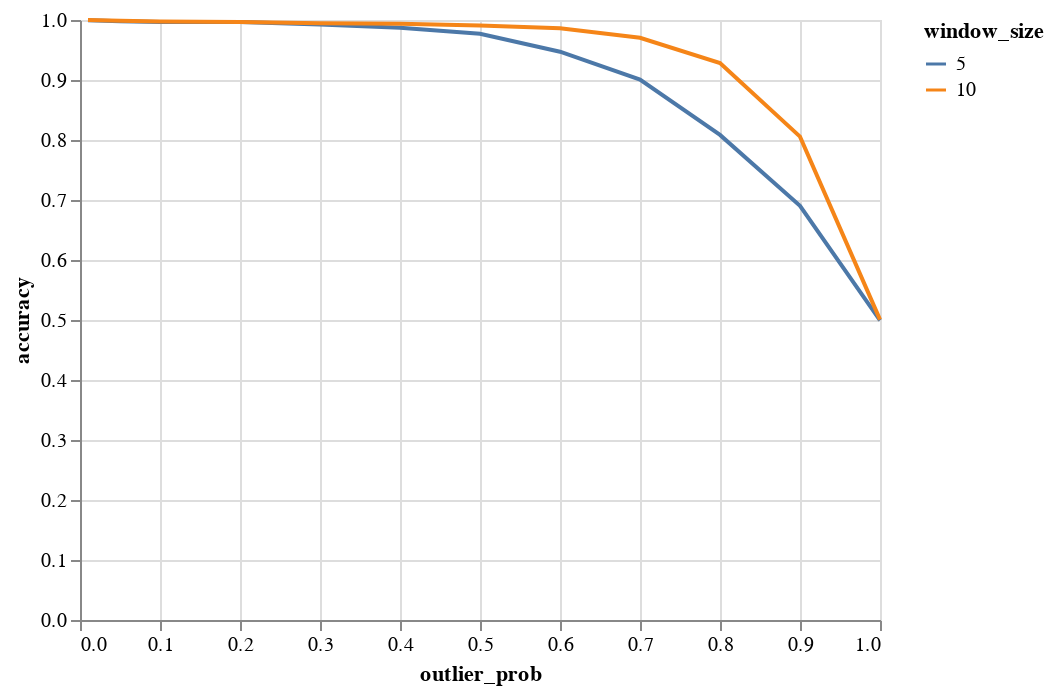

Notebook code for this chart:
### Code cell
alt.Chart(df_cnn).mark_line().encode(x='outlier_prob', y='accuracy', color='window_size:N')

### Figure 1 — Vega-Lite specification as saved in the notebook (floating-point values rounded to 4 significant figures)
{"config": {"view": {"continuousWidth": 400, "continuousHeight": 300}}, "data": {"name": "data-5d73fbc83f66f18a919b40c4e406d590"}, "mark": "line", "encoding": {"color": {"type": "nominal", "field": "window_size"}, "x": {"type": "quantitative", "field": "outlier_prob"}, "y": {"type": "quantitative", "field": "accuracy"}}, "$schema": "https://vega.github.io/schema/vega-lite/v4.8.1.json", "datasets": {"data-5d73fbc83f66f18a919b40c4e406d590": [{"outlier_prob": 0.01, "accuracy": 0.9997, "window_size": 5}, {"outlier_prob": 0.05, "accuracy": 0.9979, "window_size": 5}, {"outlier_prob": 0.1, "accuracy": 0.9967, "window_size": 5}, {"outlier_prob": 0.2, "accuracy": 0.9965, "window_size": 5}, {"outlier_prob": 0.3, "accuracy": 0.9925, "window_size": 5}, {"outlier_prob": 0.4, "accuracy": 0.9871, "window_size": 5}, {"outlier_prob": 0.5, "accuracy": 0.977, "window_size": 5}, {"outlier_prob": 0.6, "accuracy": 0.9472, "window_size": 5}, {"outlier_prob": 0.7, "accuracy": 0.9006, "window_size": 5}, {"outlier_prob": 0.8, "accuracy": 0.8084, "window_size": 5}, {"outlier_prob": 0.9, "accuracy": 0.6904, "window_size": 5}, {"outlier_prob": 1.0, "accuracy": 0.4992, "window_size": 5}, {"outlier_prob": 0.01, "accuracy": 0.9998, "window_size": 10}, {"outlier_prob": 0.05, "accuracy": 0.9985, "window_size": 10}, {"outlier_prob": 0.1, "accuracy": 0.9975, "window_size": 10}, {"outlier_prob": 0.2, "accuracy": 0.9965, "window_size": 10}, {"outlier_prob": 0.3, "accuracy": 0.9947, "window_size": 10}, {"outlier_prob": 0.4, "accuracy": 0.9936, "window_size": 10}, {"outlier_prob": 0.5, "accuracy": 0.9909, "window_size": 10}, {"outlier_prob": 0.6, "accuracy": 0.9863, "window_size": 10}, {"outlier_prob": 0.7, "accuracy": 0.9705, "window_size": 10}, {"outlier_prob": 0.8, "accuracy": 0.9284, "window_size": 10}, {"outlier_prob": 0.9, "accuracy": 0.8057, "window_size": 10}, {"outlier_prob": 1.0, "accuracy": 0.5006, "window_size": 10}]}}
